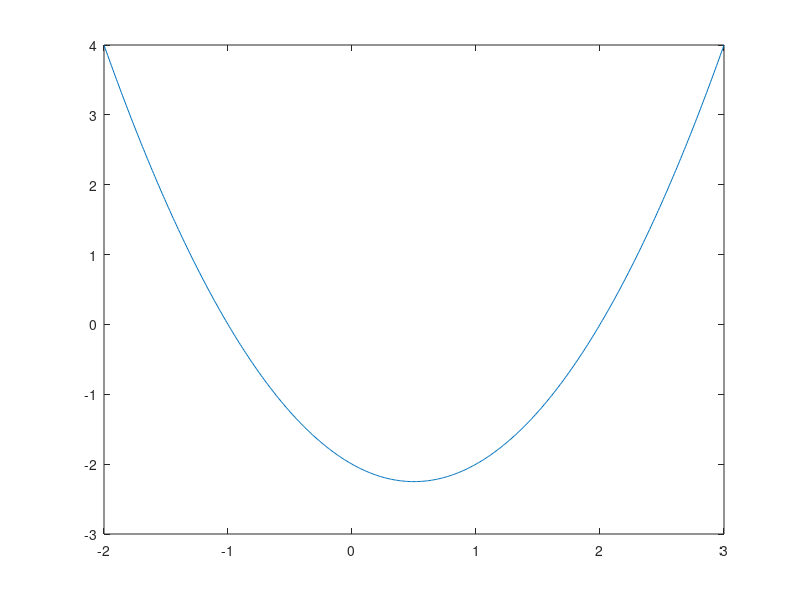

This figure's MATLAB source: (Note: this script raises an error after producing the figure.)
func_implicit = @(x) x.^2-x-2;

%%
% define my x grid
x = -2:0.01:3; 
% evaluate y
% y = x.^2-x-2;
y = func_implicit(x);

%%
% plotting
plot(x,y); hold on
% plot(x,x)
% plot(x,zeros(1,length(x)))
yline(0);
xline(0);

% legend(["Quadratic","Linear"])

xlabel("x")
ylabel("f(x)")
title("Practice Plot")

hold off

%%
% function y = func_end(x)
% y = cos(x)+x;
% end